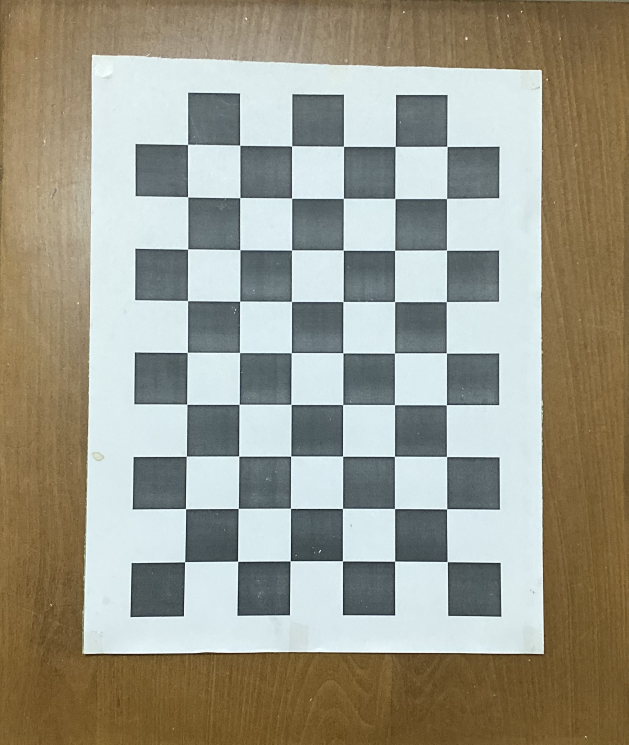
#> input picture images/IMG_0295.jpg, 1886 x 2234 px (shown at 1/3 size); its folder holds 4 pictures in this run
$ python checkerboard_calibration.py
#> lines starting #> are read from the running program, lines starting #| are printed output that depends on the picture
### corner_detection.py
import glob
import numpy as np
import cv2
import util


# termination criteria
criteria = (cv2.TERM_CRITERIA_EPS + cv2.TERM_CRITERIA_MAX_ITER, 30, 0.001)

def find_corners(square_size=0.025, width=9, height=6):
    """ Apply camera calibration operation for images in the given directory path. """
#> called with square_size = 0.025, width = 9, height = 6
    # prepare object points, like (0,0,0), (1,0,0), (2,0,0) ....,(8,6,0)
    util.info("Finding checkerboard corners...")
    objp = np.zeros((height*width, 2), np.float32)
    objp[:, :2] = np.mgrid[0:width, 0:height].T.reshape(-1, 2)

    objp = objp * square_size

    # Arrays to store object points and image points from all the images.
    objpoints = []  # 3d point in real world space
    imgpoints = []  # 2d points in image plane.
    img_names = [] # Image sizes with names
    img_shapes = [] # Image sizes with names

    images = glob.glob('images/IMG*.jpg')
    count = 1
    for fname in images:
        util.info("Finding corners for " + fname)
        img = cv2.imread(fname)
#> img is the input picture: shape (2234, 1886, 3); mean B, G, R 139.1, 153.4, 155.4
        gray = cv2.cvtColor(img, cv2.COLOR_BGR2GRAY)
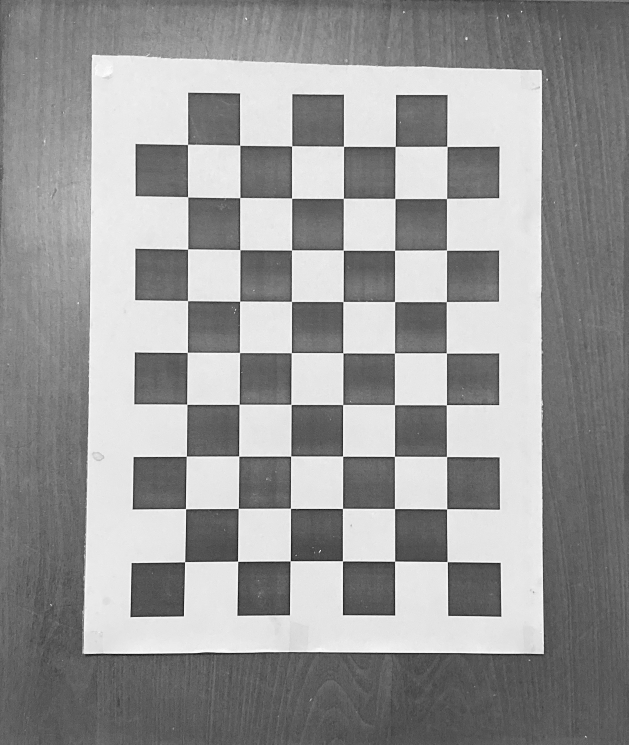
#> gray: shape (2234, 1886) (shown at 1/3 size); min 1, max 255, mean 152.4
        img_shapes.append([img.shape[0], img.shape[1]])
        img_names.append(fname)

        # Find the chess board corners
        ret, corners = cv2.findChessboardCorners(gray, (width, height), None)
#> ret = True; corners = 54 rows, first 8: [555.1, 1686.2], [558.2, 1528.1], [559.3, 1370.5], [560.7, 1213.1], [563.6, 1057.2], [562.6, 902.1], [564, 748.2], [564.3, 592]

        # If found, add object points, image points (after refining them)
        if ret:
            objpoints.append(objp)

            corners2 = cv2.cornerSubPix(
                gray, corners, (11, 11), (-1, -1), criteria)
#> corners2 = 54 rows, first 8: [554.7, 1686.5], [557.6, 1527.3], [559.9, 1369.6], [561.4, 1213.7], [562.7, 1058.2], [563.6, 903], [564.1, 748.1], [564.1, 591.7]
            imgpoints.append(corners2)

            # Draw and display the corners
            img = cv2.drawChessboardCorners(
                img, (width, height), corners2, ret)
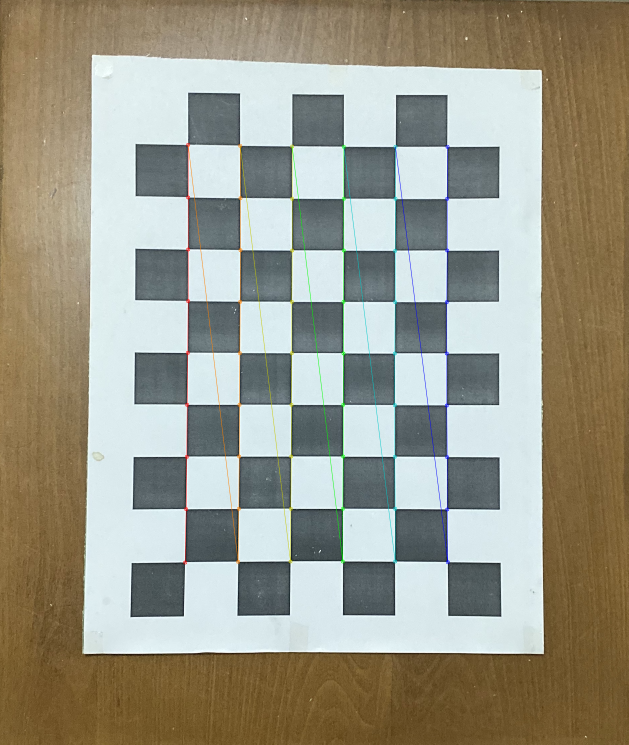
#> img: shape (2234, 1886, 3) (shown at 1/3 size); mean B, G, R 138.6, 153.2, 155
            cv2.imwrite('images/pattern_' + str(count) + '.png', img)
            count += 1

    util.info("DONE.\n")
    return objpoints, imgpoints, img_shapes, img_names

### homography_operations.py
import numpy as np
import cv2
import util
from scipy.optimize import curve_fit


def create_homography(image_points, world_points):
    util.info("Creating homography matrix...")
    a_list = []
    # Get similarity transformations
    t = util.get_transformation_matrix(image_points, 0)
    t_prime = util.get_transformation_matrix(world_points, 1)
    for i in range(len(image_points)):
        # In Zhang's calibration method, the world coordinate system is placed on the checkerboard plane,
        # and the checkerboard plane is set to the plane with z = 0.
        # First, convert each points into homogeneous coordinates
        point1 = util.to_homogeneous(image_points[i], 0)
        point2 = util.to_homogeneous(world_points[i], 1)
        # Get normalized points with the matrix calculated before
        normalized_point1 = np.dot(point1, t.T)
        normalized_point2 = np.dot(point2, t_prime.T)
        image_x, image_y = normalized_point1.item(0), normalized_point1.item(1)
        model_x, model_y = normalized_point2.item(0), normalized_point2.item(1)

        # Form the 2n x 12 matrix A by stacking the equations generated by each correspondence.
        a_row1 = [-model_x, -model_y, -1., 0, 0, 0, image_x * model_x, image_x * model_y, image_x]
        a_row2 = [0, 0, 0, -model_x, -model_y, -1., image_y * model_x, image_y * model_y, image_y]

        # Assemble the 2n x 9 matrices Ai into a single matrix A.
        a_list.append(a_row1)
        a_list.append(a_row2)

    a_matrix = np.matrix(a_list)

    # A solution of Ah = 0 is obtained from the right singular vector of V associated with the smallest singular value.
    U, S, V_t = np.linalg.svd(a_matrix)

    # The parameters are in the min line of Vh
    L = V_t[-1]
    H = L.reshape(3, 3)

    # Denormalization
    H = np.dot(np.dot(np.linalg.inv(t), H), t_prime)

    util.info("DONE.\n")
    return H

def cost_function(coordinates, *params):
    h11, h12, h13, h21, h22, h23, h31, h32, h33 = params

    N = coordinates.shape[0] // 2

    X = coordinates[:N]
    Y = coordinates[N:]

    x = (h11 * X + h12 * Y + h13) / (h31 * X + h32 * Y + h33)
    y = (h21 * X + h22 * Y + h23) / (h31 * X + h32 * Y + h33)

    result = np.zeros_like(coordinates)
    result[:N] = x
    result[N:] = y

    return result


def jacobian_function(coordinates, *params):
    # The  partial  derivatives  of  the  first  2  elements  of u and v  given  as  follows.
    # These  values  are  used  for computing the Jacobian used for LM optimization
    h11, h12, h13, h21, h22, h23, h31, h32, h33 = params

    N = coordinates.shape[0] // 2

    X = coordinates[:N]
    Y = coordinates[N:]

    J = np.zeros((N * 2, 9))
    J_x = J[:N]
    J_y = J[N:]

    s_x = h11 * X + h12 * Y + h13
    s_y = h21 * X + h22 * Y + h23
    w = h31 * X + h32 * Y + h33
    w_sq = w ** 2

    J_x[:, 0] = X / w
    J_x[:, 1] = Y / w
    J_x[:, 2] = 1. / w
    J_x[:, 6] = (-s_x * X) / w_sq
    J_x[:, 7] = (-s_x * Y) / w_sq
    J_x[:, 8] = -s_x / w_sq

    J_y[:, 3] = X / w
    J_y[:, 4] = Y / w
    J_y[:, 5] = 1. / w
    J_y[:, 6] = (-s_y * X) / w_sq
    J_y[:, 7] = (-s_y * Y) / w_sq
    J_y[:, 8] = -s_y / w_sq

    J[:N] = J_x
    J[N:] = J_y

    return J


def refine_homography(homography, image_coordinates, world_coordinates):
    util.info("Refining homography...")
    x, y, X, Y = image_coordinates[:, 0][:, 0], image_coordinates[:,
                                                                  0][:, 1], world_coordinates[:, 0], world_coordinates[:, 1]

    N = X.shape[0]

    h0 = homography.ravel()

    x_points = np.zeros(N * 2)
    x_points[:N] = X
    x_points[N:] = Y

    y_points = np.zeros(N * 2)
    y_points[:N] = x
    y_points[N:] = y

    # Use Levenberg-Marquardt to refine the linear homography estimate
    popt, pcov = curve_fit(cost_function, x_points,
                           y_points, p0=h0, jac=jacobian_function, maxfev=5000)
    h_refined = popt

    # Normalize and reconstitute homography
    h_refined /= h_refined[-1]
    H_refined = h_refined.reshape((3, 3))

    util.info("DONE.")
    return H_refined

### intrinsic_estimation.py
import numpy as np
import cv2
import util
from scipy.optimize import curve_fit


def create_vij(i, j, homography_list):
    util.info("Creating v" + str(i) + str(j) + "...")
    vij = np.zeros((homography_list.shape[0], 6))

    vij[:, 0] = homography_list[:, 0, i] * homography_list[:, 0, j]
    vij[:, 1] = homography_list[:, 0, i] * homography_list[:, 1, j] + homography_list[:, 1, i] * homography_list[:, 0, j]
    vij[:, 2] = homography_list[:, 1, i] * homography_list[:, 1, j]
    vij[:, 3] = homography_list[:, 2, i] * homography_list[:, 0, j] + homography_list[:, 0, i] * homography_list[:, 2, j]
    vij[:, 4] = homography_list[:, 2, i] * homography_list[:, 1, j] + homography_list[:, 1, i] * homography_list[:, 2, j]
    vij[:, 5] = homography_list[:, 2, i] * homography_list[:, 2, j]

    util.info("DONE.")
    return vij

def compute_intrinsics(homographies):
    util.info("Computing camera intrinsics...")
    # Stack homographies
    homography_list = np.zeros((len(homographies), 3, 3))
    for h, H in enumerate(homographies):
        homography_list[h] = H

    # Generate homogeneous equations
    v00 = create_vij(0, 0, homography_list)
    v01 = create_vij(0, 1, homography_list)
    v11 = create_vij(1, 1, homography_list)

    # Therefore, the two fundamental constraints, from a given homoghraphy, can be written ass 2 homogeneous equations in b.
    # V is a 2n x 6 matrix.
    v = np.zeros((2 * len(homographies), 6))
    v[:len(homographies)] = v01
    v[len(homographies):] = v00 - v11

    # The solution to the equation above is well known as the eigenvector of vTv associated with the smallest eigenvalue
    # (equivalently, the right singular vector of v associated with the smallest singular value).
    U, S, V_t = np.linalg.svd(v)
    idx = np.argmin(S)

    # Once b is estimated, we can compute all camera instrinsic matrix A. You can check Appendix B (page 18) for the details.
    # Matrix B is estimated up to a scale factor.
    b0, b1, b2, b3, b4, b5 = V_t[idx]

    v0 = (b1 * b3 - b0 * b4) / (b0 * b2 - b1 * b1)
    lmbda = b5 - (b3 * b3 + v0 * (b1 * b3 - b0 * b4)) / b0
    alpha = np.sqrt(lmbda / b0)
    beta = np.sqrt(lmbda * b0 / (b0 * b2 - b1 * b1))
    gamma = -b1 * alpha * alpha * beta / lmbda
    u0 = gamma * v0 / beta - b3 * alpha * alpha / lmbda

    # Then, create the intrinsic matrix
    A = np.array([[alpha, gamma, u0],
                         [0.,  beta, v0],
                         [0.,    0., 1.]])

    util.info("DONE.\n")
    return A

### distortion_estimation.py
import numpy as np
import cv2
import util


def estimate_radial_distortion(obj_points, img_points, K, extrinsics):
    util.info("Estimating radial distortion by alternation...")
    M = len(img_points)
    N = obj_points[0].shape[0]

    model = util.to_homogeneous_3d_multiple_points(obj_points[0])

    u_c, v_c = K[0,2], K[1,2]

    # Form radius vector
    r = np.zeros(2 * M * N)
    for e, E in enumerate(extrinsics):
        normalized_projection = np.dot(model, E.T)
        normalized_projection = util.to_inhomogeneous_multiple_points(normalized_projection)

        x_normalized_proj, y_normalized_proj = normalized_projection[:, 0], normalized_projection[:, 1]
        r_i = np.sqrt(x_normalized_proj**2 + y_normalized_proj**2)
        r[e*N:(e+1)*N] = r_i
    r[M*N:] = r[:M*N]

    # Form observation vector
    obs = np.zeros(2 * M * N)
    u_data, v_data = np.zeros(M * N), np.zeros(M * N)
    for d, data in enumerate(img_points):
        u_i, v_i = data[:, 0][:, 0], data[:, 0][:, 1]
        u_data[d*N:(d+1)*N] = u_i
        v_data[d*N:(d+1)*N] = v_i
    obs[:M*N] = u_data
    obs[M*N:] = v_data

    # Form prediction vector
    pred = np.zeros(2 * M * N)
    pred_centered = np.zeros(2 * M * N)
    u_pred, v_pred = np.zeros(M * N), np.zeros(M * N)
    for e, E in enumerate(extrinsics):
        P = np.dot(K, E)
        projection = np.dot(model, P.T)
        projection = util.to_inhomogeneous_multiple_points(projection)
        u_pred_i = projection[:, 0]
        v_pred_i = projection[:, 1]

        u_pred[e*N:(e+1)*N] = u_pred_i
        v_pred[e*N:(e+1)*N] = v_pred_i
    pred[:M*N] = u_pred
    pred[M*N:] = v_pred
    pred_centered[:M*N] = u_pred - u_c
    pred_centered[M*N:] = v_pred - v_c

    # Form distortion coefficient constraint matrix
    D = np.zeros((2 * M * N, 2))
    D[:, 0] = pred_centered * r**2
    D[:, 1] = pred_centered * r**4

    # Form values (difference between sensor observations and predictions)
    b = obs - pred

    # Use pseudoinverse technique to compute least squares solution for distortion coefficients
    D_inv = np.linalg.pinv(D)
    k = np.dot(D_inv, b)
    util.info("DONE.")

    return k

### util.py
import numpy as np
import logging
import inspect
import scipy.linalg
import math


def info(msg):
    logger = logging.getLogger(__name__)
    frame, filename, line_number, function_name, lines, index = inspect.getouterframes(
        inspect.currentframe())[1]
    line = lines[0]
    indentation_level = line.find(line.lstrip())
    logger.info('{i}{f}(): {m}'.format(
        f=function_name,
        i=' '*int(indentation_level / 4),
        m=msg
    ))

def to_homogeneous(points, points_type):
    if points_type == 0:
        return np.matrix([points[0][0], points[0][1], 1])
    else:
        return np.matrix([points[0], points[1], 1])

# [13 lines left out: functions to_homogeneous_3d, to_inhomogeneous, not called in this run]

def to_homogeneous_multiple_points(A):
    A = np.atleast_2d(A)

    N = A.shape[0]
    A_hom = np.hstack((A, np.ones((N,1))))

    return A_hom

def to_inhomogeneous_multiple_points(A):
    A = np.atleast_2d(A)

    N = A.shape[0]
    A /= A[:,-1][:, np.newaxis]
    A_inhom = A[:,:-1]

    return A_inhom

def to_homogeneous_3d_multiple_points(A):
    if A.ndim != 2 or A.shape[-1] != 2:
        raise ValueError('Stacked vectors must be 2D inhomogeneous')

    N = A.shape[0]
    A_3d = np.hstack((A, np.zeros((N,1))))
    A_3d_hom = to_homogeneous_multiple_points(A_3d)

    return A_3d_hom

def get_transformation_matrix(points, points_type):
    if points_type == 0:
        x, y = points[:, 0][:, 0], points[:, 0][:, 1]
        info("Normalizing image points using similarity transformation...")
    else:
        x, y = points[:, 0], points[:, 1]
        info("Normalizing object points using similarity transformation...")

    mean_x = x.mean()
    mean_y = y.mean()
    var_x = x.var()
    var_y = y.var()
    # Create similarity transformation matrix
    # Set centroid as origin
    std_x = np.sqrt(2. / var_x)
    std_y = np.sqrt(2. / var_y)
    transformation = np.array([[std_x, 0., -std_x * mean_x],
                               [0., std_y, -std_y * mean_y],
                               [0., 0., 1.]])

    return transformation

# [37 lines left out: functions get_correspondences, get_normalization_matrix_3d, geometric_error, not called in this run]

def column(matrix, i):
    return [row[i] for row in matrix]

def row(matrix, i):
    pass

def reorthogonalize(R):
    U, S, V_t = np.linalg.svd(R)
    new_R = np.dot(U, V_t)

    return new_R

# [31 lines left out: functions distort, project, not called in this run]

def get_camera_matrix(A, extrinsic):
    return np.matmul(A, extrinsic)

# [90 lines left out: functions decompose, to_opengl_projection, my_rq, pmat2cam_center, isRotationMatrix, rotationMatrixToEulerAngles, not called in this run]

### parameter_refinement.py
import math
import numpy as np
from scipy import optimize as opt
import util


def get_single_project_coordinates(A, W, k, coor):
    single_coor = np.array([coor[0], coor[1], 0, 1])

    coor_norm = np.dot(W, single_coor)
    coor_norm /= coor_norm[-1]

    r = np.linalg.norm(coor_norm)

    uv = np.dot(np.dot(A, W), single_coor)
    uv /= uv[-1]

    u0 = uv[0]
    v0 = uv[1]

    uc = A[0, 2]
    vc = A[1, 2]

    u = u0 + (u0 - uc) * r**2 * k[0] + (u0 - uc) * r**4 * k[1]
    v = v0 + (v0 - vc) * r**2 * k[0] + (v0 - vc) * r**4 * k[1]

    return np.array([u, v])

def compose_parameter_vector(A, k, W):
    alpha = np.array([A[0, 0], A[1, 1], A[0, 1], A[0, 2], A[1, 2], k[0], k[1]])
    P = alpha
    for i in range(len(W)):
        R, t = (W[i])[:, :3], (W[i])[:, 3]

        rotation_vector = to_rodrigues_vector(R)

        w = np.append(rotation_vector, t)
        P = np.append(P, w)
    return P

# [21 lines left out: function decompose_parameter_vector, not called in this run]

def value_function(parameters, W, obj_points, img_points):
    # The function calculates the value of the optimization model for the target points in X and the model parameters P.
    # The Jacobian function calculates the associated Jacobian matrix.
    M = (len(parameters) - 7) // 6
    N = len(obj_points[0])
    A = np.array([
        [parameters[0], parameters[2], parameters[3]],
        [0, parameters[1], parameters[4]],
        [0, 0, 1]
    ])
    Y = np.array([])

    for i in range(M):
        m = 7 + 6 * i
        w = parameters[m:m + 6]
        W_temp = W[i]

        for j in range(N):
            Y = np.append(Y, get_single_project_coordinates(A, W_temp, np.array([parameters[5], parameters[6]]), (obj_points[i])[j]))

    error_Y  =  np.array(img_points).reshape(-1) - Y

    return error_Y

def jacobian_function(parameters, extrinsics, obj_points, img_points):
    # Returns the Jacobian matrixof size 2M N×K(withK= 7 + 6M).
    M = (len(parameters) - 7) // 6
    N = len(obj_points[0])
    K = len(parameters)
    A = np.array([
        [parameters[0], parameters[2], parameters[3]],
        [0, parameters[1], parameters[4]],
        [0, 0, 1]
    ])

    res = np.array([])

    for i in range(M):
        m = 7 + 6 * i

        w = parameters[m:m + 6]
        R = to_rotation_matrix(w[:3])
        t = w[3:].reshape(3, 1)
        W = np.concatenate((R, t), axis=1)

        for j in range(N):
            res = np.append(res, get_single_project_coordinates(A, W, np.array([parameters[5], parameters[6]]), (obj_points[i])[j]))

    J = np.zeros((K, 2 * M * N))
    for k in range(K):
        J[k] = np.gradient(res, parameters[k])

    return J.T

def to_rodrigues_vector(rotation_matrix):
    # Returns the associatedRodrigues rotation vector
    p = 0.5 * np.array([[rotation_matrix[2, 1] - rotation_matrix[1, 2]],
                        [rotation_matrix[0, 2] - rotation_matrix[2, 0]],
                        [rotation_matrix[1, 0] - rotation_matrix[0, 1]]])
    c = 0.5 * (np.trace(rotation_matrix) - 1)

    if np.linalg.norm(p) == 0:
        if c == 1:
            rotation_vector = np.array([0, 0, 0])
        elif c == -1:
            R_plus = rotation_matrix + np.eye(3, dtype='float')

            norm_array = np.array([np.linalg.norm(R_plus[:, 0]),
                                   np.linalg.norm(R_plus[:, 1]),
                                   np.linalg.norm(R_plus[:, 2])])
            v = R_plus[:, np.where(norm_array == max(norm_array))]
            u = v / np.linalg.norm(v)

            if u[0] < 0 or (u[0] == 0 and u[1] < 0) or (u[0] == u[1] and u[0] == 0 and u[2] < 0):
                u = -u
            rotation_vector = math.pi * u
        else:
            rotation_vector = []
    else:
        u = p / np.linalg.norm(p)
        theata = math.atan2(np.linalg.norm(p), c)
        rotation_vector = theata * u

    return rotation_vector

def to_rotation_matrix(rotation_vector):
    # Returns the asso-ciated rotation matrix
    theta = np.linalg.norm(rotation_vector)
    unit_vector = rotation_vector / theta

    W = np.array([[0, -unit_vector[2], unit_vector[1]],
                  [unit_vector[2], 0, -unit_vector[0]],
                  [-unit_vector[1], unit_vector[0], 0]])
    R = np.eye(3, dtype='float') + W * math.sin(theta) + np.dot(W, W) * (1 - math.cos(theta))

    return R

def refine(A, k, W, obj_points, img_points):
    # Overall, nonlinear refinement.
    # Goal: find the intrinsic and extrinsic parameters that minimize E=∑M−1,i=0 ∑N−1,j=0 ‖ ̇ui,j−P(a,wi,Xj)‖2.
    # The overall refinement step is to determinethe camera parametersaand the view parameters w0, . . . ,wM−1
    # that minimize the total projection error E
    util.info("Refining all parameters...")
    P_init = compose_parameter_vector(A, k, W)

    X_double = np.zeros((2 * len(obj_points) * len(obj_points[0]), 2))
    Y = np.zeros((2 * len(obj_points) * len(obj_points[0])))

    M = len(obj_points)
    N = len(obj_points[0])
    for i in range(M):
        for j in range(N):
            X_double[(i * N + j) * 2] = (obj_points[i])[j]
            X_double[(i * N + j) * 2 + 1] = (obj_points[i])[j]
            Y[(i * N + j) * 2] = (img_points[i])[j, 0][0]
            Y[(i * N + j) * 2 + 1] = (img_points[i])[j, 0][1]

    util.info("Nonlinear refinement with LM has started.")
    P = opt.leastsq(value_function,
                    P_init,
                    args=(W, obj_points, img_points),
                    Dfun=jacobian_function)[0]
    util.info("DONE.")

    error = value_function(P, W, obj_points, img_points)
    radial_error = [np.sqrt(error[2 * i]**2 + error[2 * i + 1]**2) for i in range(len(error) // 2)]

    util.info("Error: \n" + str(np.max(radial_error)))
    util.info("DONE.")

    return decompose_parameter_vector(P)

### extrinsic_estimation.py
import numpy as np
import cv2
import util


def compute_extrinsics(A, homography):
    util.info("Computing extrinsic parameters...")
    h1 = util.column(homography, 0)
    h2 = util.column(homography, 1)
    h3 = util.column(homography, 2)

    A_inv = np.linalg.inv(A)

    # We have lambda defined in the page 6. h1, h2 or h3 can be used in the calculation of lambda.
    lmbda = 1. / np.linalg.norm(np.dot(A_inv, h1))

    # Compute r1, r2, r3 and t with the values given above.
    r1 = lmbda * np.dot(A_inv, h1)
    r2 = lmbda * np.dot(A_inv, h2)
    # r3 can be calculated with the orthogonality between r1 and r2.
    r3 = np.cross(r1, r2)
    t = lmbda * np.dot(A_inv, h3)

    # Reconstitute the rotation component of the extrinsics and reorthogonalize.
    # R = [r1, r2, r3]
    R = np.vstack((r1, r2, r3)).T
    R = util.reorthogonalize(R)

    # Reconstitute full extrinsics
    E = np.hstack((R, t[:, np.newaxis]))
    util.info("DONE.")

    return E

### checkerboard_calibration.py
import corner_detection as cd
import homography_operations as ho
import intrinsic_estimation as intr
import extrinsic_estimation as extr
import distortion_estimation as de
import parameter_refinement as pr
import visualize
import analysis
import logging
import util
import pathlib


def main():
    pathlib.Path('graphs/').mkdir(parents=True, exist_ok=True)
    obj_points, img_points, img_shapes, img_names = cd.find_corners()

    refined_homographies = []
    for index in range(len(img_points)):
        util.info("Image Count: " + str(index + 1))
        h = ho.create_homography(img_points[index], obj_points[index])
        util.info("Homography:\n" + str(h) + "\n")
        h = ho.refine_homography(h, img_points[index], obj_points[index])
        util.info("Refined Homography:\n" + str(h) + "\n")
        refined_homographies.append(h)
        # analysis.plot_differences(img_points[index], obj_points[index], h, str(index + 1))

    A = intr.compute_intrinsics(refined_homographies)
#> (the rest of the program and of its run is left out)
